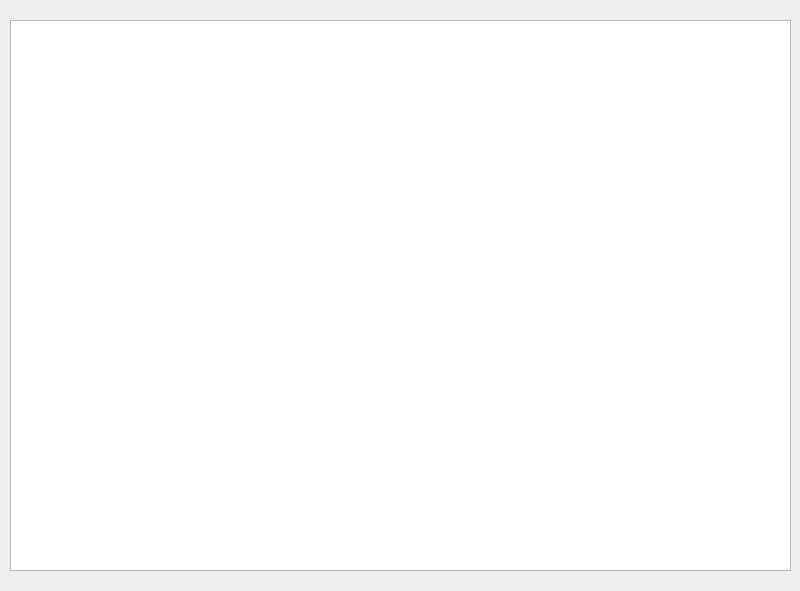
<?xml version="1.0" encoding="UTF-8"?>
<ui version="4.0">
 <class>ImageForm</class>
 <widget class="QWidget" name="ImageForm">
  <property name="geometry">
   <rect>
    <x>0</x>
    <y>0</y>
    <width>800</width>
    <height>591</height>
   </rect>
  </property>
  <property name="windowTitle">
   <string>Form</string>
  </property>
  <widget class="GraphicsView" name="graphicsView">
   <property name="geometry">
    <rect>
     <x>10</x>
     <y>20</y>
     <width>781</width>
     <height>551</height>
    </rect>
   </property>
  </widget>
  <action name="actionOk">
   <property name="text">
    <string>Ok</string>
   </property>
  </action>
  <action name="actionCancel">
   <property name="text">
    <string>Cancel</string>
   </property>
  </action>
 </widget>
 <customwidgets>
  <customwidget>
   <class>GraphicsView</class>
   <extends>QGraphicsView</extends>
   <header>graphicsview.h</header>
  </customwidget>
 </customwidgets>
 <resources/>
 <connections/>
</ui>
